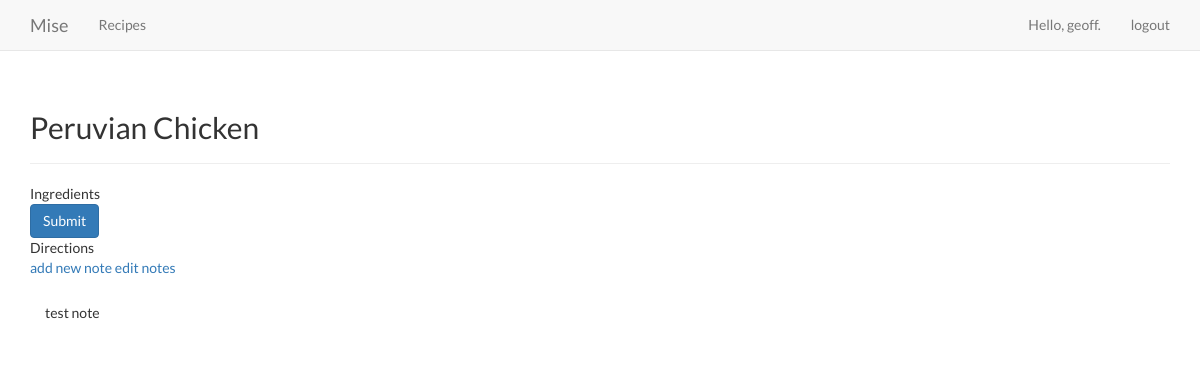
The app's page /edit_recipe/4/ (signed in), older data.
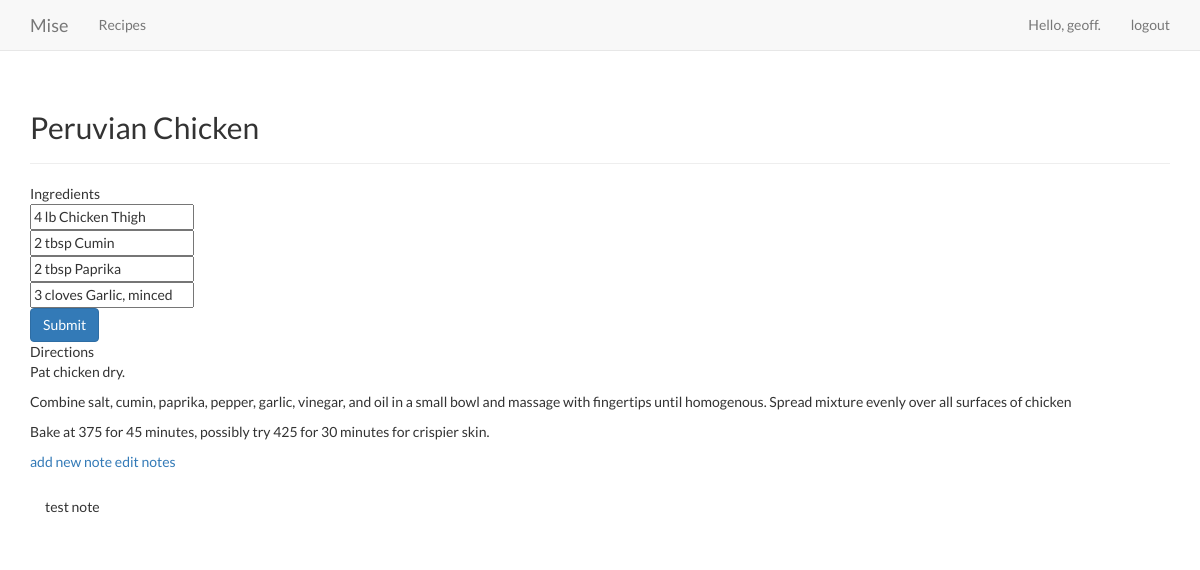
The same page, newer data.
### cookbook/models.py (models this page shows, shortened)
class Note(models.Model):
    recipe = models.ForeignKey(Recipe, models.CASCADE)
    text = models.TextField()
    date_added = models.DateTimeField(auto_now_add=True)

class Ingredient(models.Model):
    recipe = models.ForeignKey(Recipe, models.CASCADE)
    text = models.TextField()
    date_added = models.DateTimeField(auto_now_add=True)

class Step(models.Model):
    recipe = models.ForeignKey(Recipe, models.CASCADE)
    text = models.TextField()
    date_added = models.DateTimeField(auto_now_add=True)

### cookbook/views.py (the view, shortened to what this page needs)
# urls.py: url(r'^edit_recipe/(?P<recipe_id>\d+)/$',
@login_required
def edit_recipe(request, recipe_id):
    recipe = get_object_or_404(Recipe, id=recipe_id)
    check_recipe_owner(recipe, request)
    ingredients = recipe.ingredient_set.all()
    notes = recipe.note_set.order_by('-date_added')
    steps = recipe.step_set.order_by('-date_added')
    if request.method != 'POST':
        context = {
            'recipe': recipe,
            'notes': notes,
            'ingredients': ingredients,
            'steps': steps
        }
        return render(request, 'cookbook/edit_recipe.html', context)

### cookbook/models.py (called while the page is built)
    def __str__(self):
        return self.text

### cookbook/views.py (called while the page is built)
def check_recipe_owner(recipe, request):
    if recipe.owner != request.user:
        raise Http404

### cookbook/templates/cookbook/edit_recipe.html (shortened to what this page needs)
{% extends 'cookbook/base.html' %} {% load static %} {% block header %}
<link rel="stylesheet" type="text/css" href="{% static 'cookbook/css/recipe_style.css' %}" />
<h2>{{ recipe }}</h2>
{% endblock header %} {% block content %}
<div class="section-name">
    Ingredients
    <br>
</div>
<form action="{% url 'cookbook:edit_recipe' recipe.id %}" method="post" class="form">
    {% for ingredient in ingredients %} {% csrf_token %}
    <input type="text" value="{{ ingredient.text }}" name="ingredient">
    <br> {% endfor %}
    <input type="submit" class="btn btn-primary" value="Submit">
</form>
<div class="section-name">
    Directions
</div>
{% for step in steps %}
<div id="step">
    {{ step.text|linebreaks }}
</div>
{% endfor %}
<p>
    <a href="{% url 'cookbook:new_note' recipe.id %}">add new note</a>
    <a href="{% url 'cookbook:edit_note' recipe.id %}">edit notes</a>
</p>
{% for note in notes %}
<div class="panel-body">
    {{ note.text|linebreaks }}
</div>
</div>
{% empty %} There are no entries for this post yet. {% endfor %} {% endblock content %}

Row changes from the older to the newer data that the page shows:
added Ingredient: ingredient "4 lb Chicken Thigh"
added Ingredient: ingredient "2 tbsp Cumin"
added Ingredient: ingredient "2 tbsp Paprika"
added Ingredient: ingredient "3 cloves Garlic, minced"
added Step: text "Pat chicken dry."
added Step: text "Combine salt, cumin, paprika, pepper, garlic, vinegar, and oil in a small bowl and massage with fingertips until homogenous. Spread mixture evenly over all surfaces of chicken"
added Step: text "Bake at 375 for 45 minutes, possibly try 425 for 30 minutes for crispier skin."
